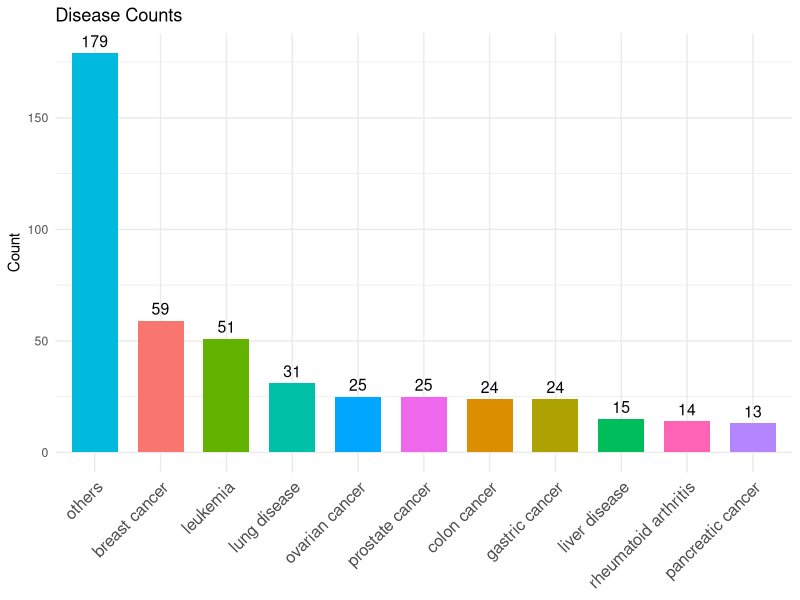
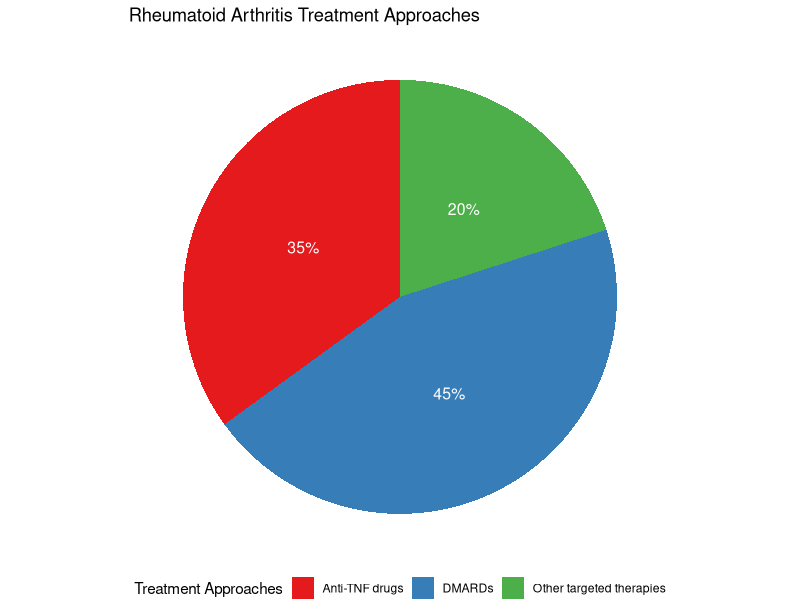
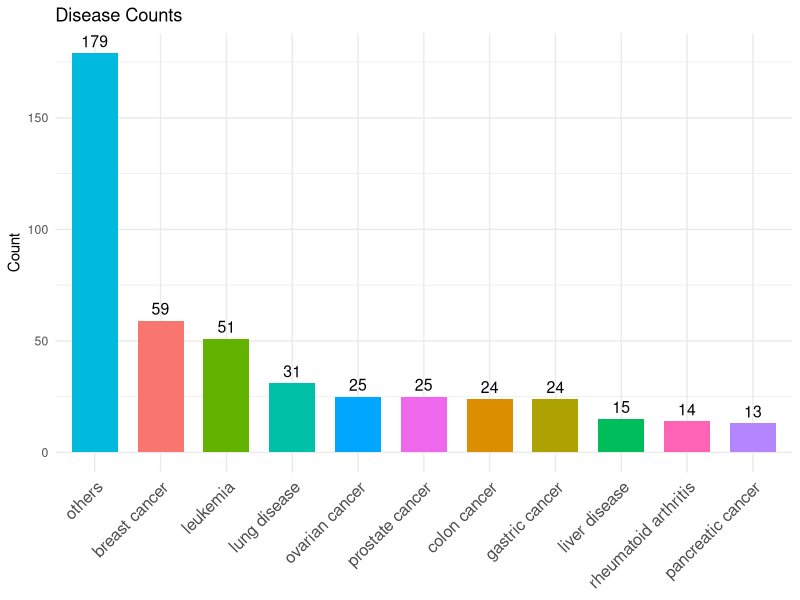

Write the R code that produced these figures, in order. (Note: this script raises an error after producing the figures.)
library(stringr)
library(dplyr)
library(readr)
install.packages("writexl")
library(writexl)
# Load the ggplot2 package
library(ggplot2)
DrugResponse_table <- read_csv("DrugResponse - table.csv")
View(DrugResponse_table)
# clean the data
# delete Download, file_path, normalized
# if drug or disease are null, delete this data
# drug response should be greate than 10 samples.
rawData <- DrugResponse_table[,!names(DrugResponse_table) %in% c("Download", "file_path", "normalized")]
rawData <- rawData[!(is.na(rawData$Disease) | rawData$Disease==""), ]
rawData <- rawData[!(is.na(rawData$Drug) | rawData$Drug==""), ]
rawData <- rawData[rawData$Sample >= 10, ]

# lowercase drug and res and tissue
rawData$Drug = lapply(rawData$Drug, function(x) tolower(x))
rawData$Disease = lapply(rawData$Disease, function(x) tolower(x))
rawData$Tissue = lapply(rawData$Tissue, function(x) tolower(x))
rawData$Disease[rawData$Disease == "breat cancer"] <- "breast cancer"

# summarize how many kinds of disease
disease_counts <- rawData %>%
  group_by(Disease) %>%
  summarise(Count=n())

disease_type<-function(disease_counts, counter, string){
  for (i in 1:nrow(disease_counts)) {
    # Use an if statement to check if the Disease column contains "liver" or "hepa" (case-insensitive)
    if (grepl(string, disease_counts$Disease[i], ignore.case = TRUE)) {
      # If the Disease column contains the specified strings, add the value from the Count column to the total_count variable
      counter <- counter + disease_counts$Count[i]
    }
  }
  return(counter)
}

# Initialize a variable to store the total count of diseases containing "liver" or "hepa"
liver_count <- 0
liver_string = "hepatitis|liver|hcv|hcc"
# Use a for loop to iterate over the rows of the disease_counts data frame
liver_count = disease_type(disease_counts, liver_count, liver_string)

# Initialize a variable to store the total count of diseases containing "liver" or "hepa"
leukemia_count <- 0
leukemia_string = "leukemia|cll|aml|acute myelogenous leukemia|chronic myeloid leukemia|acute lymphoblastic leukemia"
leukemia_count = disease_type(disease_counts, leukemia_count, leukemia_string)

# Lung disease
lung_count = 0
lung_string = "lung"
lung_count = disease_type(disease_counts, lung_count, lung_string)

# covid
covid_count = 0
covid_string = "covid"
covid_count = disease_type(disease_counts, covid_count, covid_string)

# breast cancer
br_count = 0
br_string = "breast"
br_count =  disease_type(disease_counts, br_count, br_string)

# ovarian cancer
ov_count = 0
ov_string = "ovarian"
ov_count =  disease_type(disease_counts, ov_count, ov_string)

# prostate cancer
prostate_count = 0
prostate_string = "ovarian"
prostate_count =  disease_type(disease_counts, prostate_count, prostate_string)


# rheumatoid arthritis
ra_count = 0
ra_string = "rheumatoid"
ra_count =  disease_type(disease_counts, ra_count, ra_string)

# colon cancer
colon_count = 0
colon_string = "colo"
colon_count =  disease_type(disease_counts, colon_count, colon_string)

# gastric cancer
gas_count = 0
gas_string = "colo"
gas_count =  disease_type(disease_counts, gas_count, gas_string)

# pancreatic cancer
pan_count = 0
pan_string = "pancreatic"
pan_count =  disease_type(disease_counts, pan_count, pan_string)

# Create a data frame with Disease and Count columns
disease_summary <- data.frame(
  Disease = c("breast cancer", "colon cancer", "gastric cancer", "leukemia",
              "liver disease", "lung disease", "ovarian cancer", "pancreatic cancer",
              "prostate cancer", "rheumatoid arthritis"),
  Count = c(59, 24, 24, 51, 15, 31, 25, 13, 25, 14)
)


# Add the "others" category to the data frame
disease_summary <- rbind(disease_summary, data.frame(Disease = "others", Count = 179))

# Create a bar plot using ggplot2
plot_disease <- ggplot(disease_summary, aes(x = reorder(Disease, -Count), y = Count, fill = Disease)) +
  geom_bar(stat = "identity", width = 0.7) +
  geom_text(aes(label = Count), vjust = -0.5, size = 4) +
  theme_minimal() +
  theme(axis.text.x = element_text(angle = 45, hjust = 1, vjust = 1, size = 12),
        axis.title.x = element_blank(),
        legend.position = "none") +
  ylab("Count") +
  ggtitle("Disease Counts")

# Print the plot
print(plot_disease)
ggsave("disease_summary_plot.png", plot_disease, width = 10, height = 6, dpi = 300)


# check what kind of drugs are used for each disease
# check what kind of drugs are used for each disease
ra_drug = list()
for (i in 1:nrow(rawData)){
  if (grepl(ra_string, rawData$Disease[i], ignore.case = TRUE)) {
    ra_drug <- ra_drug%>%append(rawData$Drug[i])
  }
}

rawData$Drug <- unlist(rawData$Drug)
rawData$Disease <- unlist(rawData$Disease)
rawData$Tissue <- unlist(rawData$Tissue)

# Export data to NewData
write_xlsx(rawData, "NewData.xlsx")

# draw a pie chart for arthritis
# Create a data frame with treatment approaches and their percentages
treatment_data <- data.frame(
  Treatment = c("DMARDs", "Anti-TNF drugs", "Other targeted therapies"),
  Percentage = c(45, 35, 20)
)

# Create a pie chart using ggplot2
treatment_data_ra <- data.frame(
  Treatment = c("DMARDs", "Anti-TNF drugs", "Other targeted therapies"),
  Percentage = c(45, 35, 20)
)
pie_chart <- ggplot(treatment_data_ra, aes(x = "", y = Percentage, fill = Treatment)) +
  geom_bar(width = 1, stat = "identity") +
  coord_polar("y", start = 0) +
  theme_void() +
  theme(legend.position = "bottom") +
  labs(title = "Rheumatoid Arthritis Treatment Approaches") +
  scale_fill_brewer(palette = "Set1", name = "Treatment Approaches") +
  geom_text(aes(label = paste0(Percentage, "%")),
            position = position_stack(vjust = 0.5),
            color = "white",
            size = 4)

# Display the pie chart
print(pie_chart)

# check what kind of drugs are used for each disease
br_drug = list()
for (i in 1:nrow(rawData)){
  if (grepl(br_string, rawData$Disease[i], ignore.case = TRUE)) {
    br_drug <- br_drug%>%append(rawData$Drug[i])
  }
}

# platform
# Assuming you already have the platform_counts from the previous code
platform_counts_df <- as.data.frame(platform_counts)
colnames(platform_counts_df) <- c("platform", "count")

# Sort the data frame by count in descending order and select the top half
sorted_platform_counts_df <- platform_counts_df[order(-platform_counts_df$count),]
top_third_platform_counts_df <- sorted_platform_counts_df[1:(nrow(sorted_platform_counts_df) %/% 3),]

# Create a fancy bar plot using ggplot2 with only the top half platforms
ggplot(top_third_platform_counts_df, aes(x = reorder(platform, -count), y = count, fill = platform)) +
  geom_bar(stat = "identity") +
  theme_minimal() +
  theme(axis.text.x = element_text(angle = 45, hjust = 1)) +
  labs(title = "Top Third Platform Counts",
       x = "Platform",
       y = "Frequency") +
  guides(fill = FALSE)

# Sample first, second, third, fourth quatiles
abnormal = rawData[-5,]
summary(abnormal$Sample)
